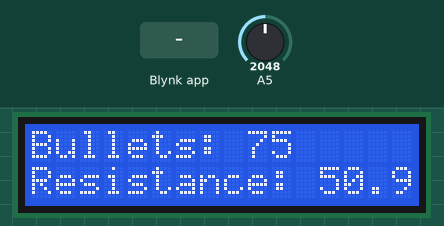
Bench run of a sketch on a simulated Particle Photon. Shown: 16×2 character LCD. Inputs (shaded band) come from the test bench; at power-on: A5 = 2048. WiFi joins after 1.5 s; servers stay silent unless stated.

Above: at 3.5 s.
3.6 s: A5 set to 23
At 4.5 s:
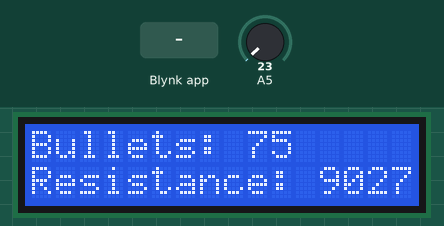
5.2 s: A5 set to 19
At 6.4 s:
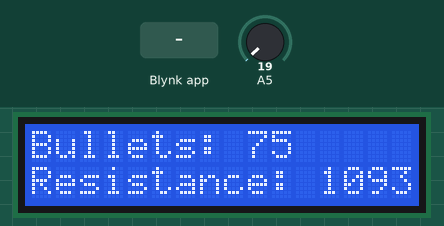
6.8 s: A5 set to 0
At 8.2 s:
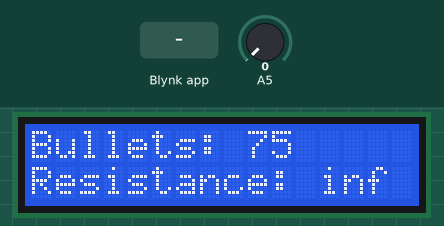
8.5 s: Blynk app writes 1 to V1
At 9.0 s:
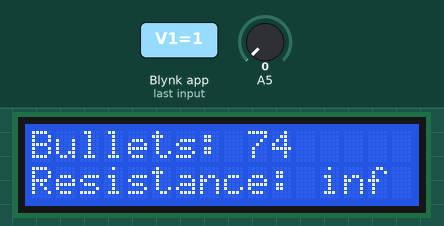
10.1 s: Blynk app writes 200 to V1
At 10.8 s:
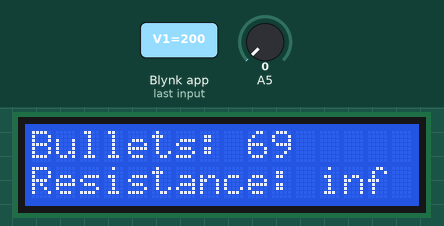
Timing chart, 0 to 12.8 s (numbered marks = the images above; inputs shaded):
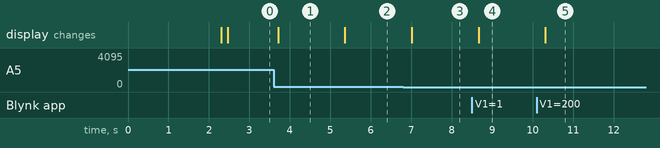

The sketch:

counter-prototype.ino
```cpp
//This setup uses a simple voltage divider:
//R_known goes from GND to pin A5
//R_unknown (resistVal) goes from pin A5 to V_in
//The two resistances should be as similar as possible
//  for best accuracy.

//The blink app should have a slider on V1
//  and a value display on V0
//  The slider simply writes a value to the virtual pin

//Note that analogRead returns a value from 0 to 4094
//  mapped linearly from 0V to 3.3V on the pin (ref to GND)


#include <blynk.h>
#include <LiquidCrystal.h>


char auth[] = "f2f1dd1e59c84f75addbc1b24027c4c1";
int blynk_sVal = 0;   //value from blynk slider
int bulletCount = 0;  //used to store the count
int raw = 0;          //read raw input from A5
double resistVal = 0;    //stores resistance measured
double rollingSum = 0;   //make an rolling average

int LOW_MAP = 1500;   //lower analogRead
int HIGH_MAP = 2500;  //upper analogRead
int FULL_MAG = 30;    //full mag number
int R_KNOWN = 51;     //known resistance from GND to A5
double V_IN = 3.3;    //input voltage
double V_OUT = 0.0;   //Ground voltage

BlynkTimer timer;
LiquidCrystal lcd(D0, D1, D2, D3, D4, D5);


BLYNK_WRITE(V1)
{
  blynk_sVal = param.asInt(); //get the value from the slider on V1
}

void sendBulletCount()
{
  Blynk.virtualWrite(V0, bulletCount); //send the value to the display on V0
}

void setup()
{
  delay(500); // Allow board to settle

  Particle.variable("count", &bulletCount, INT); //register real resistor measured value

  Blynk.begin(auth); //begin Blynk
  timer.setInterval(100L, sendBulletCount); //every 1000ms, execute sendResistVal(){}

  lcd.begin(16, 2);
}

void loop()
{
  Blynk.run();
  timer.run();

  bulletCount = map(blynk_sVal, LOW_MAP, HIGH_MAP, FULL_MAG, 0);

  raw = analogRead(A5); //uncomment this line for measured resistances
  V_OUT = V_IN*raw/4094; //can possibly equal exactly 3.3
  for (int i = 0; i<10; i++)
  {
    rollingSum = rollingSum + (V_IN-V_OUT)*R_KNOWN/V_OUT;
    delay(10);
  }
  resistVal=rollingSum/10;
  lcd.clear();
  lcd.print(String("Bullets: ") + String(bulletCount));
  lcd.setCursor(0,1);
  lcd.print(String("Resistance: ") + String(resistVal));
  delay(100);
  rollingSum=0;
}

/*
To Do:
Add functionality to map resistances 0.0-3.0 ohms to 0-30 bullets.
This is 0.1 ohms per bullet - should be feasible.
*/
```

Measured:
- after the input at 3.6 s, the display: changes after 0.11 s (image 1)
- after the input at 5.2 s, the display: changes after 0.16 s (image 2)
- after the input at 6.8 s, the display: changes after 0.21 s (image 3)
- after the input at 8.5 s, the display: changes after 0.16 s (image 4)
- after the input at 10.1 s, the display: changes after 0.21 s (image 5)
